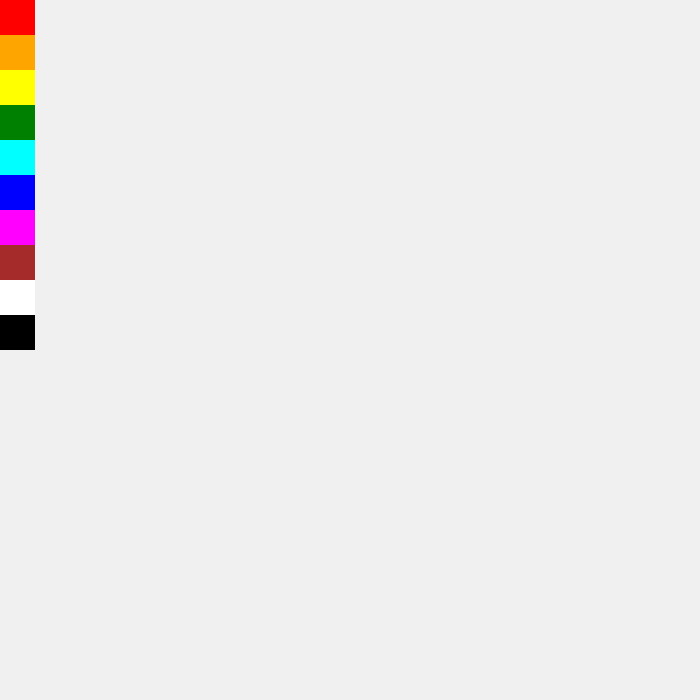
Frame 1 (no input)
Frame 60 (no input): identical to frame 1, image omitted
Frame 120 (the mouse pressed at the canvas centre since frame 60): identical to frame 1, image omitted

The p5.js sketch that drew this single still picture (run headless with seeded random() and noise() and a simulated clock; from frame 60 on, the mouse is pressed at the canvas centre):

// p5.js sketch
// ── sketch.js
var selectedColorIndex = 0;
var palette_cell_size = 35;

function setup() {
  createCanvas(700,700);
  strokeWeight(10);
  background(240);
  colors=['red','orange', 'yellow','green', 'cyan','blue', 'magenta','brown','white', 'black'];
  var x, y;
  var drawing = false;
}

function draw() {
  noStroke();
  for(let i=0;i<colors.length;i++){
    fill(colors[i]);
    rect(0, i*palette_cell_size, palette_cell_size, palette_cell_size);
  }
  stroke(colors[selectedColorIndex]);
}
function mousePressed(){
  if(mouseX >= 0 && mouseX < palette_cell_size && mouseY >= 0 && mouseY < (colors.length*palette_cell_size)){
    selectedColorIndex = floor(mouseY / palette_cell_size);
    stroke(colors[selectedColorIndex]);
    drawing = false;  
  }else{
    x = mouseX;
    y = mouseY;
    drawing = true;
  }
}
function mouseDragged(){
  if(drawing){
    line(x,y, mouseX, mouseY);
    x = mouseX;
    y = mouseY;
  }
}
